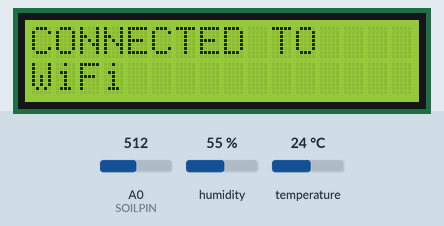
The sketch below on a simulated ESP8266 (NodeMCU). Parts: 16×2 character LCD. The inputs (shaded band) are chosen by the test bench; at power-on: A0 (SOILPIN) = 512, humidity 55 %, temperature 24 °C. WiFi joins after 1.5 s; servers stay silent unless stated; uploads are accepted with an empty reply; what the sketch prints to the serial monitor is not drawn.

Above: at 1.7 s.
At 3.7 s:
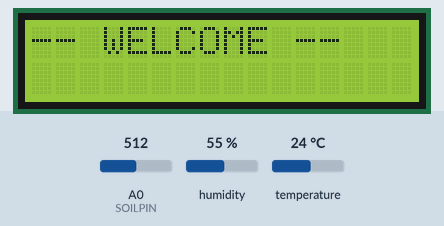
At 5.7 s:
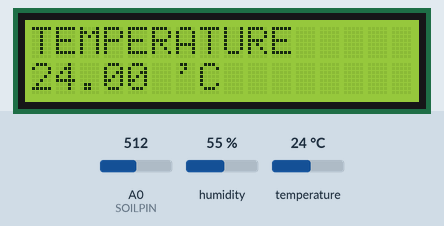
At 9.8 s:
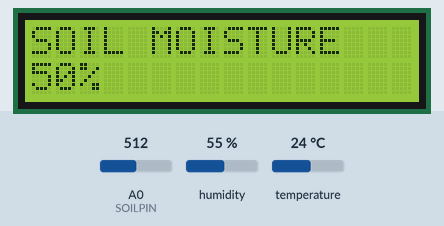
At 28.3 s:
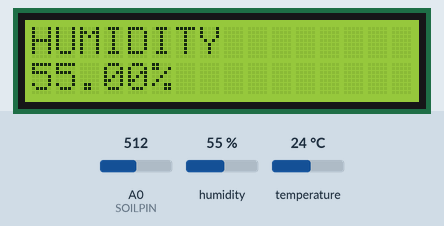
At 35.7 s:
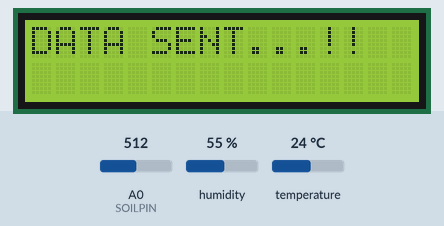

The sketch:

esp8266_code.ino
```cpp
#include <ESP8266WiFi.h>
#include <ESP8266HTTPClient.h>
#include <WiFiClientSecure.h>
#include <DHT.h>
#include <LiquidCrystal_I2C.h>

// Pins
#define DHTPIN D5
#define DHTTYPE DHT11
#define SOILPIN A0

// LCD
LiquidCrystal_I2C lcd(0x27, 16, 2);

// WiFi
const char* ssid = "YOUR_SSID";
const char* password = "YOUR_PASSWORD";

// Server
const char* serverUrl = "https://your-render-app-url.onrender.com"; // Replace with actual Render URL

DHT dht(DHTPIN, DHTTYPE);

void setup() {
  Serial.begin(115200);
  dht.begin();
  lcd.init();
  lcd.backlight();

  // Connect to WiFi
  lcd.clear();
  lcd.setCursor(0, 0);
  lcd.print("CONNECTING TO");
  lcd.setCursor(0, 1);
  lcd.print("WiFi..........");
  WiFi.begin(ssid, password);
  while (WiFi.status() != WL_CONNECTED) {
    delay(500);
    Serial.print(".");
  }
  lcd.clear();
  lcd.setCursor(0, 0);
  lcd.print("CONNECTED TO");
  lcd.setCursor(0, 1);
  lcd.print("WiFi");
  delay(2000);
  lcd.clear();
  lcd.setCursor(0, 0);
  lcd.print("-- WELCOME --");
  delay(2000);
}

void loop() {
  float temp = dht.readTemperature();
  float hum = dht.readHumidity();
  int soilRaw = analogRead(SOILPIN);
  float soil = ((1023 - soilRaw) * 100.0) / 1023.0;

  // Display Temperature
  lcd.clear();
  lcd.setCursor(0, 0);
  lcd.print("TEMPERATURE");
  lcd.setCursor(0, 1);
  lcd.print(String(temp) + " 'C");
  delay(2000);

  // Display Humidity
  lcd.clear();
  lcd.setCursor(0, 0);
  lcd.print("HUMIDITY");
  lcd.setCursor(0, 1);
  lcd.print(String(hum) + "%");
  delay(2000);

  // Display Soil Moisture
  lcd.clear();
  lcd.setCursor(0, 0);
  lcd.print("SOIL MOISTURE");
  lcd.setCursor(0, 1);
  lcd.print(String(soil, 0) + "%");
  delay(2000);

  // Fetch and display LCD text
  if (WiFi.status() == WL_CONNECTED) {
    WiFiClientSecure client;
    client.setInsecure(); // For simplicity, ignore cert
    HTTPClient http;
    String url = String(serverUrl) + "/get-lcd-text";
    http.begin(client, url);
    int httpCode = http.GET();
    if (httpCode > 0) {
      String payload = http.getString();
      lcd.clear();
      lcd.setCursor(0, 0);
      lcd.print("SISTec DISPLAY");
      lcd.setCursor(0, 1);
      lcd.print(payload.substring(0, 16)); // Max 16 chars
    }
    http.end();
  }
  delay(3000);

  // Send data
  lcd.clear();
  lcd.setCursor(0, 0);
  lcd.print("SENDING DATA TO");
  lcd.setCursor(0, 1);
  lcd.print("WEB SERVER....");
  if (WiFi.status() == WL_CONNECTED) {
    WiFiClientSecure client;
    client.setInsecure();
    HTTPClient http;
    String url = String(serverUrl) + "/save-data?temp=" + String(temp) + "&hum=" + String(hum) + "&soil=" + String(soil, 0);
    http.begin(client, url);
    int httpCode = http.GET();
    if (httpCode > 0) {
      lcd.clear();
      lcd.setCursor(0, 0);
      lcd.print("DATA SENT...!!");
      delay(1000);
    }
    http.end();
  }

  delay(10000); // Wait before next loop
}
```

Measured:
- what the display in image 0 shows lasts 2.0 s, from 1.6 s to 3.6 s
- what the display in image 3 shows lasts 5.2 s, from 9.7 s to 14.9 s
